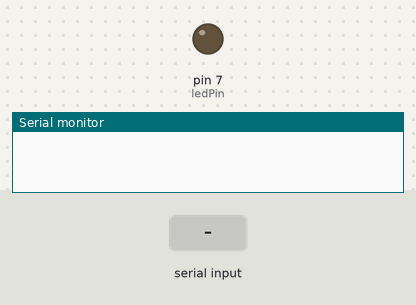
Recording of a sketch running on a simulated Arduino Uno, built with avr-gcc and run on an emulated ATmega328P. On the bench: output pins drawn as LEDs (lit = HIGH), the last lines printed to the serial monitor. The test bench sets the inputs (shaded band).

Above: at 1.2 s.
1.3 s: "1" received over Serial
At 2.2 s:
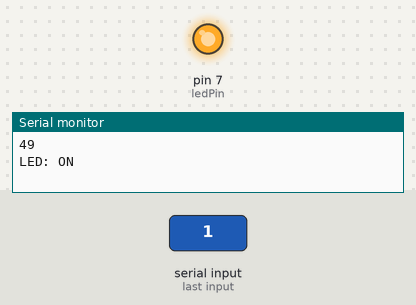
2.8 s: "0" received over Serial
At 4.0 s:
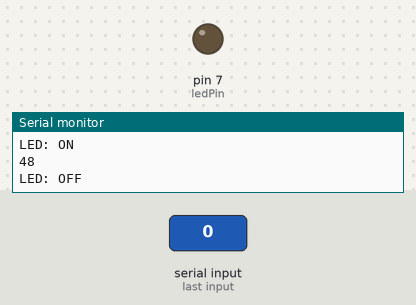
4.3 s: "2" received over Serial
At 5.1 s:
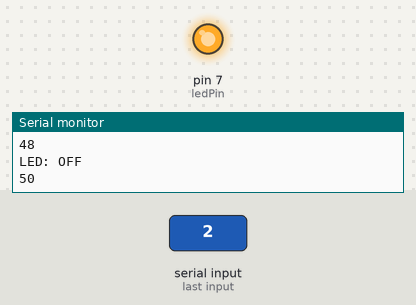
Timing chart, 0 to 7.3 s (numbered marks = the images above; inputs shaded):
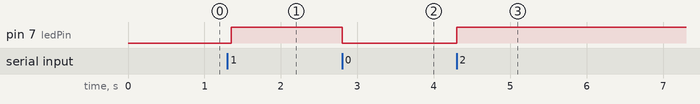

Measured:
- after the input at 1.3 s, pin 7 (ledPin): LOW → HIGH after 0.05 s
- after the input at 2.8 s, pin 7 (ledPin): HIGH → LOW at once
- after the input at 4.3 s, pin 7 (ledPin): LOW → HIGH at once

The sketch:

hc05_bt_test.ino
```cpp
#define ledPin 7
int state = 0;
void setup(){
  pinMode(ledPin, OUTPUT);
  digitalWrite(ledPin, LOW);
  Serial.begin(9600);
}

void loop(){
  if (Serial.available() > 0){
    state = Serial.read();
    digitalWrite(ledPin, HIGH);
    Serial.println(state);
  }
  if (state == '0'){
    digitalWrite(ledPin, LOW);
    Serial.println("LED: OFF");
    state = 0;
  }
  else if (state == '1'){
    digitalWrite(ledPin, HIGH);
    Serial.println("LED: ON");
    state = 0;
  }
  delay(50);
}
```
